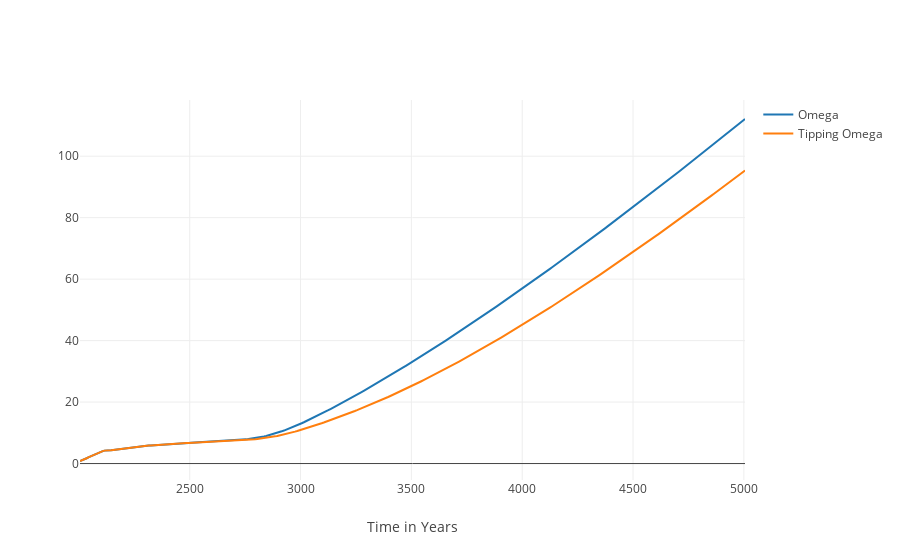

The code cell stored with this chart in its notebook:
### Code cell
plot_multiple_attr([(model.T_at,"Omega"),(model2.T_at,"Tipping Omega")])

### Figure 1 — Plotly figure (JSON) as saved in the notebook; plotly's stock layout.template omitted (floating-point values rounded to 4 significant figures; data arrays with more than 128 entries replaced by an {"elided": "..."} marker saying what was removed)
{"data": [{"name": "Omega", "type": "scatter", "x": {"elided": "301 str values"}, "y": {"elided": "301 float values"}}, {"name": "Tipping Omega", "type": "scatter", "x": {"elided": "301 str values"}, "y": {"elided": "301 float values"}}], "layout": {"xaxis": {"title": {"text": "Time in Years"}}}}
